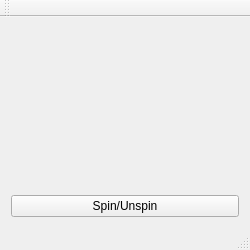
<?xml version="1.0" encoding="UTF-8"?>
<ui version="4.0">
 <class>MainWindow</class>
 <widget class="QMainWindow" name="MainWindow">
  <property name="geometry">
   <rect>
    <x>0</x>
    <y>0</y>
    <width>250</width>
    <height>250</height>
   </rect>
  </property>
  <property name="windowTitle">
   <string>MainWindow</string>
  </property>
  <widget class="QWidget" name="centralWidget">
   <layout class="QVBoxLayout" name="verticalLayout">
    <item>
     <widget class="GLWidget" name="glWidget" native="true">
      <property name="mouseTracking">
       <bool>false</bool>
      </property>
      <layout class="QGridLayout" name="gridLayout"/>
     </widget>
    </item>
    <item>
     <widget class="QPushButton" name="SpinIt">
      <property name="text">
       <string>Spin/Unspin</string>
      </property>
     </widget>
    </item>
   </layout>
  </widget>
  <widget class="QMenuBar" name="menuBar">
   <property name="geometry">
    <rect>
     <x>0</x>
     <y>0</y>
     <width>250</width>
     <height>20</height>
    </rect>
   </property>
  </widget>
  <widget class="QToolBar" name="mainToolBar">
   <attribute name="toolBarArea">
    <enum>TopToolBarArea</enum>
   </attribute>
   <attribute name="toolBarBreak">
    <bool>false</bool>
   </attribute>
  </widget>
  <widget class="QStatusBar" name="statusBar"/>
 </widget>
 <layoutdefault spacing="6" margin="11"/>
 <customwidgets>
  <customwidget>
   <class>GLWidget</class>
   <extends>QWidget</extends>
   <header>glwidget.h</header>
   <container>1</container>
  </customwidget>
 </customwidgets>
 <resources/>
 <connections/>
</ui>
